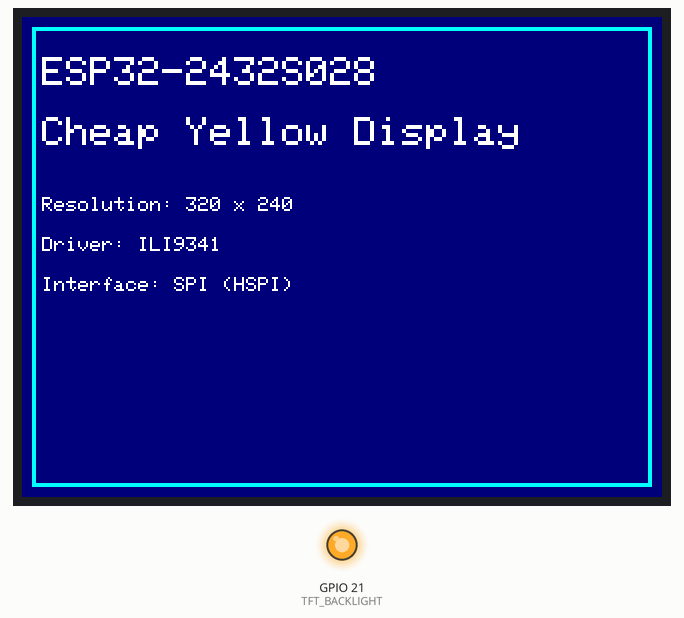
Bench run of a sketch on a simulated ESP32. On the bench: 320×240 colour display, output pins drawn as LEDs (lit = HIGH). Random numbers use the default seed unless the sketch sets one; what the sketch prints to the serial monitor is not drawn.

Above: at 0.4 s.
At 2.5 s:
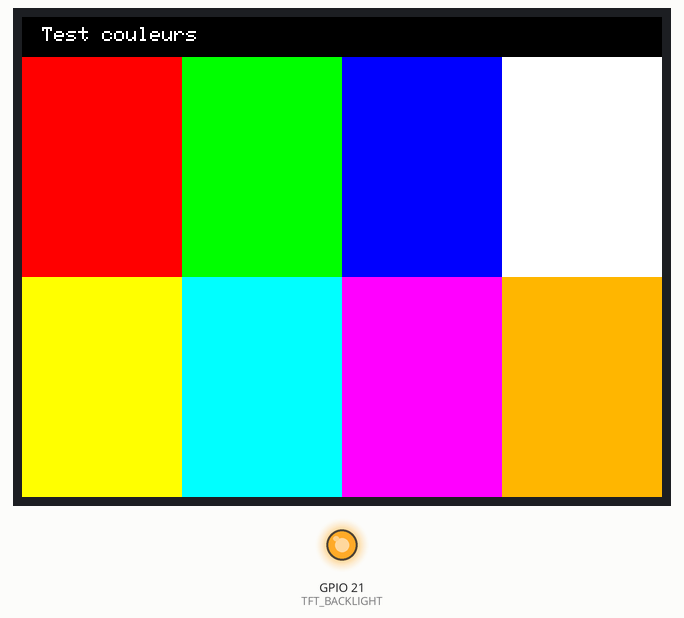
At 4.6 s:
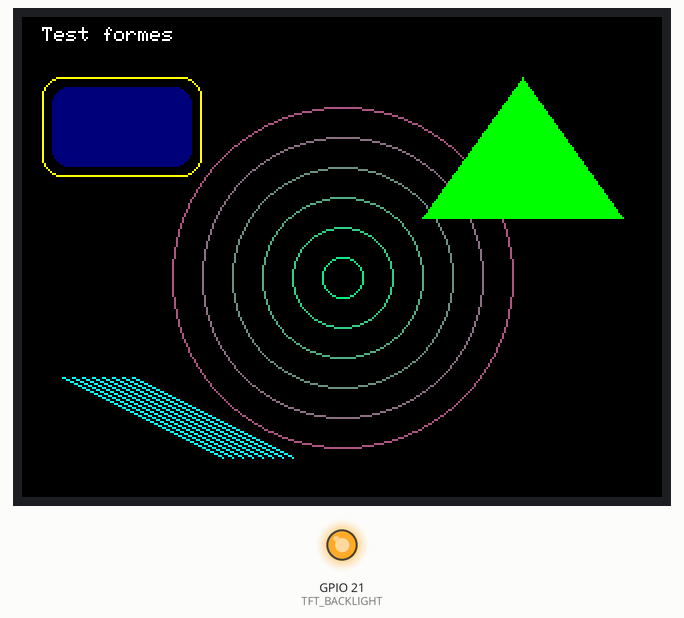
At 6.7 s:
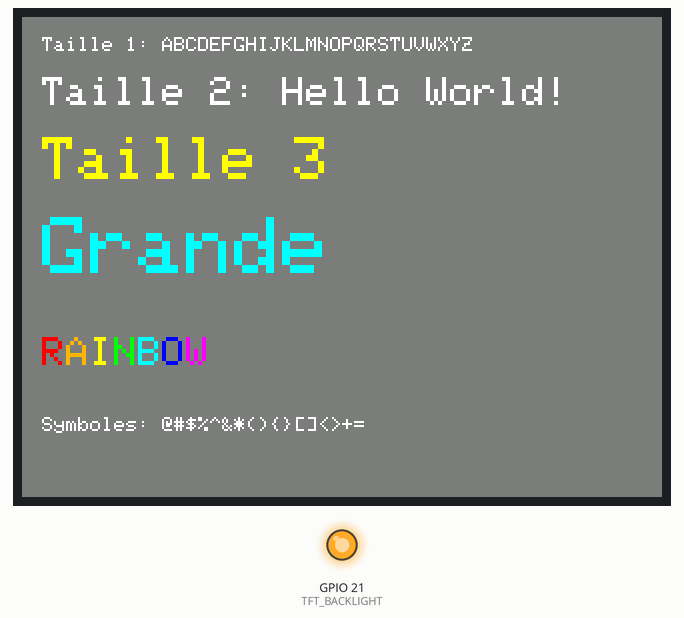
At 23.3 s:
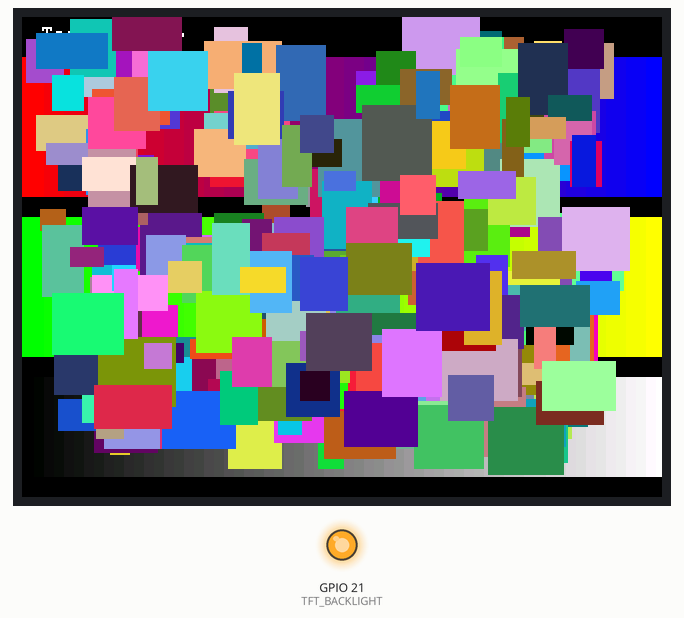
At 39.92 s:
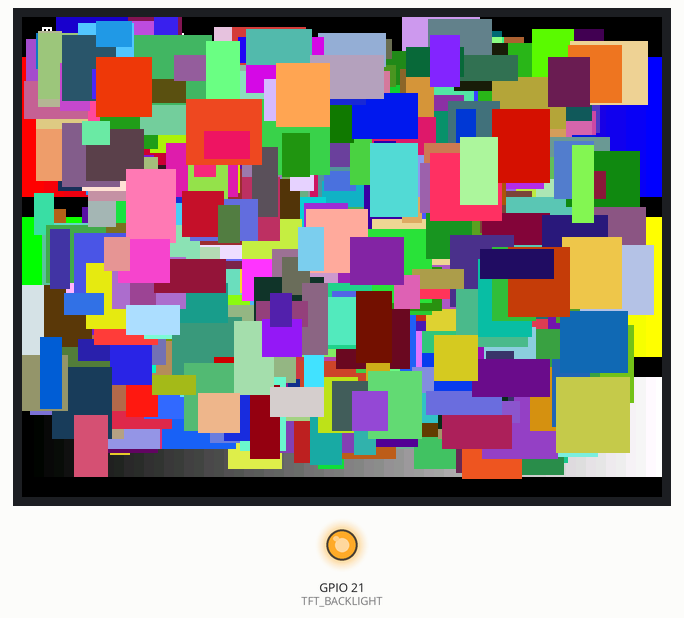

Measured:
- what the display in image 1 shows lasts 2.1 s, from 2.5 s to 4.6 s

The sketch:

Display_Test.ino
```cpp
/*
 * Display_Test - ESP32-2432S028
 *
 * Test de l'écran TFT ILI9341 2.8" 320x240.
 * Affiche des formes géométriques, du texte et un test de couleurs.
 *
 * Board: ESP32-2432S028 (Cheap Yellow Display)
 * FQBN: esp32:esp32:esp32
 *
 * @dependencies TFT_eSPI
 *
 * Note: Copier ../User_Setup.h dans le dossier de la bibliothèque TFT_eSPI
 *       avant de compiler (~/.arduino15/libraries/TFT_eSPI/User_Setup.h)
 */

#include <TFT_eSPI.h>
#include <SPI.h>

// Pin du rétroéclairage
#define TFT_BACKLIGHT 21

TFT_eSPI tft = TFT_eSPI();

// Couleurs personnalisées
#define DARK_BLUE    0x000F
#define LIGHT_BLUE   0x7D7C
#define ORANGE       0xFBE0
#define PINK         0xFE19
#define PURPLE       0x780F

void setup() {
  Serial.begin(115200);
  Serial.println("Display_Test - ESP32-2432S028");

  // Activer le rétroéclairage
  pinMode(TFT_BACKLIGHT, OUTPUT);
  digitalWrite(TFT_BACKLIGHT, HIGH);

  // Initialiser l'écran
  tft.init();
  tft.setRotation(1);  // Paysage, USB à droite
  tft.fillScreen(TFT_BLACK);

  Serial.println("Ecran initialise");
  Serial.printf("Resolution: %dx%d\n", tft.width(), tft.height());

  // Séquence de test
  testInfo();
  delay(2000);

  testColors();
  delay(2000);

  testShapes();
  delay(2000);

  testText();
  delay(2000);

  testGradient();
}

void loop() {
  // Animation continue : rectangles aléatoires
  testRandomRects();
  delay(50);
}

// Affiche les infos de l'écran
void testInfo() {
  tft.fillScreen(TFT_NAVY);
  tft.setTextColor(TFT_WHITE, TFT_NAVY);
  tft.setTextSize(2);

  tft.setCursor(10, 20);
  tft.println("ESP32-2432S028");

  tft.setCursor(10, 50);
  tft.println("Cheap Yellow Display");

  tft.setTextSize(1);
  tft.setCursor(10, 90);
  tft.printf("Resolution: %d x %d", tft.width(), tft.height());

  tft.setCursor(10, 110);
  tft.println("Driver: ILI9341");

  tft.setCursor(10, 130);
  tft.println("Interface: SPI (HSPI)");

  // Dessiner un cadre
  tft.drawRect(5, 5, tft.width() - 10, tft.height() - 10, TFT_CYAN);
  tft.drawRect(6, 6, tft.width() - 12, tft.height() - 12, TFT_CYAN);
}

// Test des couleurs primaires et secondaires
void testColors() {
  tft.fillScreen(TFT_BLACK);
  tft.setTextColor(TFT_WHITE);
  tft.setTextSize(1);
  tft.setCursor(10, 5);
  tft.println("Test couleurs");

  int w = tft.width() / 4;
  int h = (tft.height() - 20) / 2;
  int y1 = 20;
  int y2 = 20 + h;

  // Première rangée
  tft.fillRect(0 * w, y1, w, h, TFT_RED);
  tft.fillRect(1 * w, y1, w, h, TFT_GREEN);
  tft.fillRect(2 * w, y1, w, h, TFT_BLUE);
  tft.fillRect(3 * w, y1, w, h, TFT_WHITE);

  // Deuxième rangée
  tft.fillRect(0 * w, y2, w, h, TFT_YELLOW);
  tft.fillRect(1 * w, y2, w, h, TFT_CYAN);
  tft.fillRect(2 * w, y2, w, h, TFT_MAGENTA);
  tft.fillRect(3 * w, y2, w, h, TFT_ORANGE);
}

// Test des formes géométriques
void testShapes() {
  tft.fillScreen(TFT_BLACK);
  tft.setTextColor(TFT_WHITE);
  tft.setTextSize(1);
  tft.setCursor(10, 5);
  tft.println("Test formes");

  int cx = tft.width() / 2;
  int cy = tft.height() / 2 + 10;

  // Cercles concentriques
  for (int r = 10; r < 100; r += 15) {
    uint16_t color = tft.color565(r * 2, 255 - r * 2, 128);
    tft.drawCircle(cx, cy, r, color);
  }

  // Rectangle avec coins arrondis
  tft.drawRoundRect(10, 30, 80, 50, 10, TFT_YELLOW);
  tft.fillRoundRect(15, 35, 70, 40, 8, DARK_BLUE);

  // Triangle
  tft.fillTriangle(250, 30, 300, 100, 200, 100, TFT_GREEN);

  // Lignes
  for (int i = 0; i < 8; i++) {
    int x = 20 + i * 5;
    tft.drawLine(x, 180, x + 80, 220, TFT_CYAN);
  }
}

// Test des polices de texte
void testText() {
  tft.fillScreen(TFT_DARKGREY);
  tft.setTextColor(TFT_WHITE, TFT_DARKGREY);

  tft.setTextSize(1);
  tft.setCursor(10, 10);
  tft.println("Taille 1: ABCDEFGHIJKLMNOPQRSTUVWXYZ");

  tft.setTextSize(2);
  tft.setCursor(10, 30);
  tft.println("Taille 2: Hello World!");

  tft.setTextSize(3);
  tft.setCursor(10, 60);
  tft.setTextColor(TFT_YELLOW, TFT_DARKGREY);
  tft.println("Taille 3");

  tft.setTextSize(4);
  tft.setCursor(10, 100);
  tft.setTextColor(TFT_CYAN, TFT_DARKGREY);
  tft.println("Grande");

  // Texte avec différentes couleurs
  tft.setTextSize(2);
  tft.setCursor(10, 160);
  tft.setTextColor(TFT_RED);    tft.print("R");
  tft.setTextColor(TFT_ORANGE); tft.print("A");
  tft.setTextColor(TFT_YELLOW); tft.print("I");
  tft.setTextColor(TFT_GREEN);  tft.print("N");
  tft.setTextColor(TFT_CYAN);   tft.print("B");
  tft.setTextColor(TFT_BLUE);   tft.print("O");
  tft.setTextColor(TFT_MAGENTA);tft.print("W");

  // Afficher des caractères spéciaux
  tft.setTextSize(1);
  tft.setCursor(10, 200);
  tft.setTextColor(TFT_WHITE);
  tft.println("Symboles: @#$%^&*(){}[]<>+=");
}

// Test de dégradé
void testGradient() {
  tft.fillScreen(TFT_BLACK);
  tft.setTextColor(TFT_WHITE);
  tft.setTextSize(1);
  tft.setCursor(10, 5);
  tft.println("Test degrade");

  // Dégradé horizontal rouge -> bleu
  for (int x = 0; x < tft.width(); x++) {
    uint8_t r = 255 - (x * 255 / tft.width());
    uint8_t b = x * 255 / tft.width();
    uint16_t color = tft.color565(r, 0, b);
    tft.drawFastVLine(x, 20, 70, color);
  }

  // Dégradé horizontal vert -> jaune
  for (int x = 0; x < tft.width(); x++) {
    uint8_t r = x * 255 / tft.width();
    uint16_t color = tft.color565(r, 255, 0);
    tft.drawFastVLine(x, 100, 70, color);
  }

  // Dégradé de gris
  for (int x = 0; x < tft.width(); x++) {
    uint8_t gray = x * 255 / tft.width();
    uint16_t color = tft.color565(gray, gray, gray);
    tft.drawFastVLine(x, 180, 50, color);
  }
}

// Animation de rectangles aléatoires
void testRandomRects() {
  int x = random(tft.width() - 40);
  int y = random(tft.height() - 40);
  int w = random(10, 40);
  int h = random(10, 40);
  uint16_t color = tft.color565(random(256), random(256), random(256));

  tft.fillRect(x, y, w, h, color);
}
```
